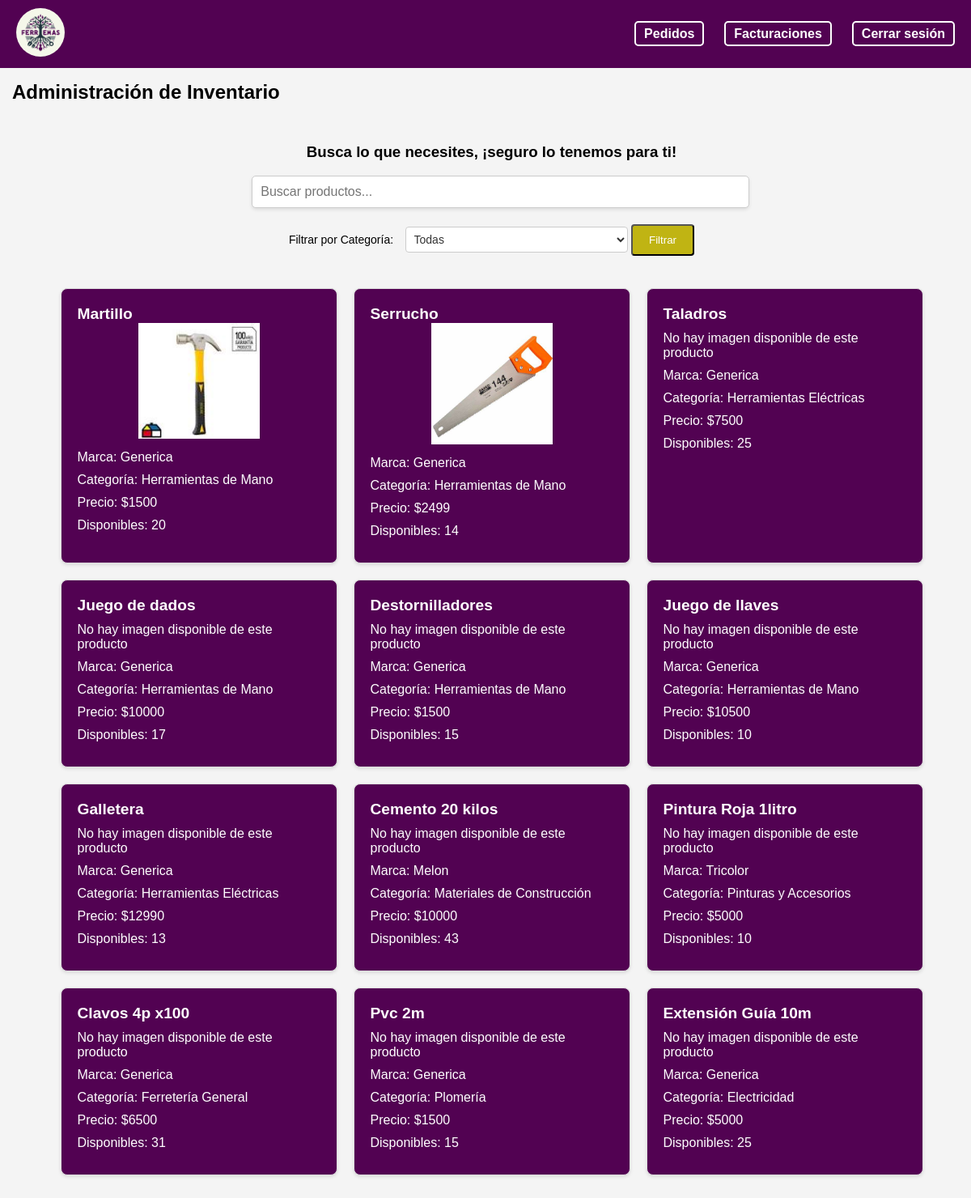
Before: /ven_inventario/ (signed in) with the older database file.
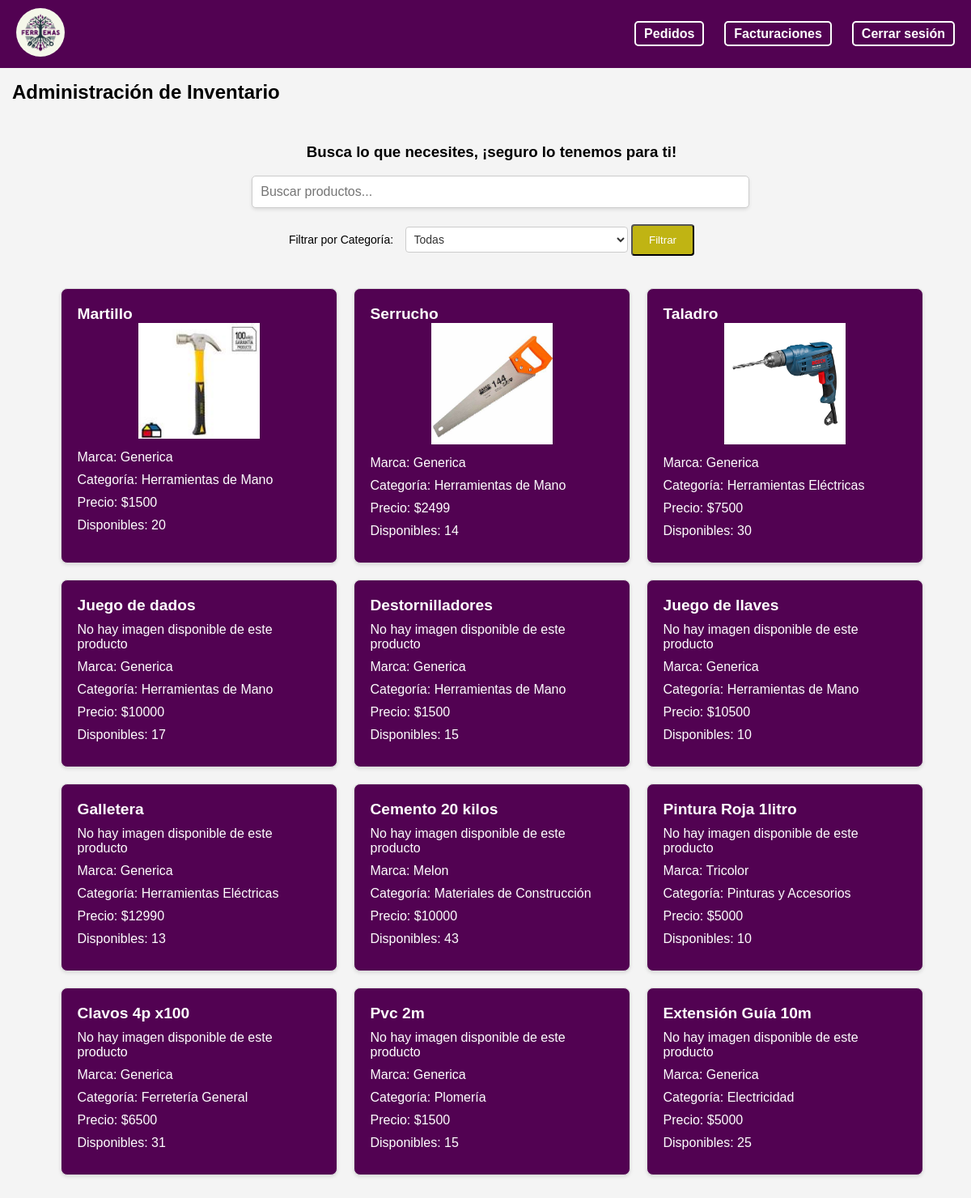
After: the same page with the newer database file.
### myapp/models.py (models this page shows, shortened)
class Inventario(models.Model):
    prod_id = models.AutoField(primary_key=True)
    prod_nom = models.CharField(max_length=50)
    prod_marca = models.CharField(max_length=25)
    prod_prec= models.IntegerField()
    prod_img = models.ImageField(upload_to=path_and_rename, null=True, blank=True)
    catProd_nom = models.ForeignKey(CategoriaProducto, on_delete=models.CASCADE)
    inv_cantTotal = models.IntegerField(default=0)

class CategoriaProducto(models.Model):
    catProd_nom = models.CharField(max_length=100)
    def __str__(self):
        return self.catProd_nom

### myapp/views.py (the view)
# urls.py: path('ven_inventario/', views.ven_inventario, name='ven_inventario'),
def ven_inventario(request):
    user_id = request.session.get('user_id')
    if not user_id:
        return redirect('home')
    try:
        empleado = Empleado.objects.get(emp_id=request.session['user_id'])
        print("Empleado ID from session:", request.session.get('user_id'))
        print("Empleado Profile for current user:", empleado)
    except Empleado.DoesNotExist:
        return JsonResponse({'error': 'Empleado no encontrado'})
    productos = Inventario.objects.all()
    categorias = CategoriaProducto.objects.all()
    categoria_filtro = request.GET.get('categoria')
    if categoria_filtro:
        productos = productos.filter(catProd_nom__catProd_nom=categoria_filtro)
    return render(request, 'empleado/vendedor/ven_inventario.html', {'empleado': empleado, 'productos': productos, 'categorias': categorias})

### myapp/models.py (called while the page is built)
    def __str__(self):
        return self.rol.rol_id +' - '+ self.emp_name +' '+ self.emp_lastname

### myapp/templates/empleado/vendedor/ven_inventario.html (shortened to what this page needs)
{% load static %}
<!DOCTYPE html>
<html lang="en">
<head>
    <link rel="stylesheet" href="{% static '/styles/nav.css' %}" />
    <link rel="stylesheet" href="{% static '/styles/cliente/productos.css' %}" />
</head>
<body>
    <header>
        <nav>
            <div class="navbar">
            <div class="logo">
                <a href="/ven_home">
                <img src="{% static '/logo/LogoFerremas.png' %}" alt="Logo" />
                </a>
            </div>
            <div class="nav-items">
                <ul>
                    <li><a href="/ven_pedidos" id="pedidos-link"> Pedidos</a></li>
                    <li><a href="/ven_facturacion" id="facturacion-link"> Facturaciones</a></li>
                    <li><a href="/"> Cerrar sesión</a></li>
                </ul>
            </div>
            </div>
        </nav>
    </header>
    <div class="content" id="text1" style="margin-top: 100px; margin-left: 15px; font-family: Arial, sans-serif">
        <h2> Administración de Inventario</h2>
        <div class="search-bar">
            <div class="search-text">
                <h3>Busca lo que necesites, ¡seguro lo tenemos para ti!</h3>
            </div>
            <div class="search-input-container">
                <input type="text" id="searchInput" placeholder="Buscar productos..." onkeyup="filtrarProductos()">
            </div>
            <div class="filtro-categoria">
                <form method="get">
                    <label for="categoria">Filtrar por Categoría:</label>
                    <select name="categoria" id="categoria">
                        <option value="">Todas</option>
                    </select>
                    <button type="submit" class="editar-producto">Filtrar</button>
                </form>
            </div>
        </div>
        <div class="card-container" id="productos-section">
            {% for producto in productos %}
                <div class="productos-card">
                    <div class="card-header">
                        <h5>{{ producto.prod_nom }}</h5>
                    </div>
                    <div class="card-body">
                        {% if producto.prod_img %}
                            <div class="imagen-producto" style="text-align: center;">
                                <img src="{{ producto.prod_img.url }}" alt="{{ producto.prod_nom }}">
                            </div>
                        {% else %}
                            <p>No hay imagen disponible de este producto</p>
                        {% endif %}
                        <p>Marca: {{ producto.prod_marca }}</p>
                        <p>Categoría: {{ producto.catProd_nom }}</p>
                        <p>Precio: ${{ producto.prod_prec }}</p>
                        <p>Disponibles: {{ producto.inv_cantTotal }}</p>
                    </div>
                </div>
            {% endfor %}
        </div>
    </div>
</body>
</html>

Changed rows visible on the page:
changed Inventario: prod_nom "Taladros" → "Taladro"; prod_img: picture added; inv_cantTotal "25" → "30"; no longer shows "No hay imagen disponible de este producto"
